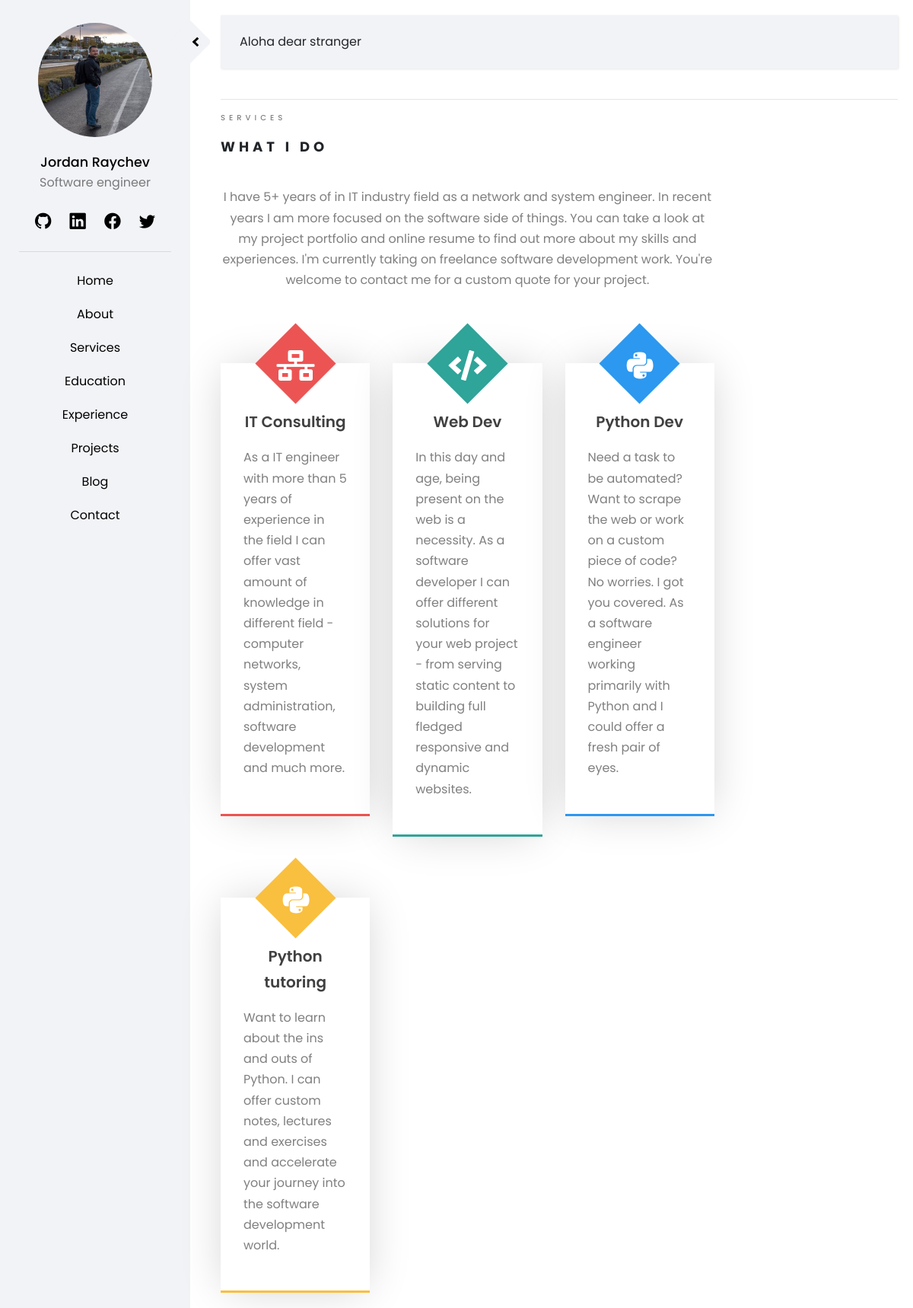
Page /pages/services/ on the committed database.
### staticpages/models.py (models this page shows, shortened)
class Menu(models.Model):
    menu_name = models.CharField(max_length=50)
    @property
    def menu_slug(self):
        return self.menu_name.lower()

class Service(models.Model):
    service_name = models.CharField(max_length=50)
    service_description = models.TextField(max_length=300)
    service_icon = models.CharField(
        max_length=20,
        choices=ICONS,
        default='Python',
    )
    service_color = models.CharField(
        max_length=20,
        choices=COLORS,
        default='Red',
    )

### staticpages/views.py (the view)
# urls.py: path('services/', ServicesView.as_view(), name='services'),
class ServicesView(TemplateView):
    template_name = 'staticpages/services.html'
    def get_context_data(self, **kwargs):
        context =  super(ServicesView,self).get_context_data(**kwargs)
        services = Service.objects.all()
        context['services'] = services
        return context

### home/templatetags/menu.py (called while the page is built)
@register.inclusion_tag('home/menu.html')
def get_menu():
    menu = Menu.objects.all()
    return {'menu' : menu}

### templates/staticpages/services.html (shortened to what this page needs)
{% extends 'home/base.html' %}
{% load crispy_forms_tags %}
{% load static %}
{% block content %}
<div class = "row">
    <div class = "col-sm-12">
        <span class="heading-meta">Services</span>
        <h2 class="heading">What I Do</h2>
    </div>
</div>
<div class = "container-fluid">
    <div class="row service-row">
        <div class = "col-xl-9">
            <p class="text-center">
                I have 5+ years of in IT industry field as a network and system engineer. In recent years I am more focused
                on the software side of things. You can take a look at my project portfolio and online resume to find out more about my skills and experiences.
                I'm currently taking on freelance software development work.
                You're welcome to contact me for a custom quote for your project.
            </p>
            <div class = row>
                {% for service in services %}
                <div class = "col-xl-4">
                    <div class = "service-box" style = "border-bottom: 3px solid {{ service.service_color }};">
                        <div class = "service-icon" style="background-color: {{ service.service_color }};">
                            <i class=" {{ service.service_icon}} "></i>
                        </div>
                        <div class = "service-headline">
                            <p> {{ service.service_name }}</p>
                        </div>
                        <div class = "service-desc">
                            <p>{{ service.service_description }}</p>
                        </div>
                    </div>
                </div>
                {% endfor %}
            </div>
        </div>
    </div>
</div>
{% endblock %}

### templates/home/menu.html
{% for item in menu %}
    <li><a class = "{% if request.path %} active {% endif %}" href="{% url item.menu_slug %}"> {{ item.menu_name}} </a></li>
{% endfor %}

### static/css/style.css (style rules this page uses)
:root { --main-color: rgb(242, 243, 247); --main-color-darker: rgb(230, 230, 230); --red-color: #ec5453; --green-color: #2fa499; --blue-color: #2c98f0; --darker-blue-color: #4054b2; --white-color: #ffffff; --yellow-color: #f9bf3f; --purple-color: #a84cb8; --border-color: rgba(0, 0, 0, 0.1); --black-color: rgba(0,0,0); --p-color: rgba(0, 0, 0, 0.5); --box-shadow: rgba(0, 0, 0, 0.2); --black-075: rgba(0, 0, 0, 0.75); }
body { font-family: 'Poppins', sans-serif; background: var(--white-color); }
p { font-family: 'Poppins', sans-serif; font-size: 1em; font-weight: 400; line-height: 1.7em; color: var(--p-color); }
a, a:hover, a:focus { color: inherit; text-decoration: none; transition: all 0.3s; }
#sidebar ul li a, .main-navbar li a { position: relative; display: inline-block; padding: 10px; }
#sidebar ul li a:after, .main-navbar li a:after { content: ''; position: absolute; width: 100%; transform: scaleX(0); height: 2px; bottom: 0; left: 0; background-color: var(--blue-color); transform-origin: bottom center; transition: transform 0.25s ease-out; }
.heading-meta { margin-bottom: 15px; display: block; font-size: 10px; text-transform: uppercase; color: var(--p-color); font-weight: 500; letter-spacing: 5px; }
.heading { font-size: 18px; margin-bottom: 2em; font-weight: 700; text-transform: uppercase; letter-spacing: 5px; line-height: 1.8; position: relative; }
.service-row { margin-left: -30px; }
.service-box { position: relative; background-color: var(--white-color); box-shadow: 0px 0px 56px -8px var(--box-shadow); margin-top: 5em; padding: 30px; border-color: inherit; }
.service-headline { text-align: center; font-size: 1.25em; padding-top: 10px; }
.service-headline p { color: var(--black-075); font-weight: 600; margin-top: 20px; }
.service-icon { padding: 5px; font-size: 2.5em; text-align: center; position: absolute; color: var(--white-color); width: 75px; height: 75px; line-height: 75px; top: -37px; left: 0; right: 0; margin: auto auto; transform: rotate(45deg); }
.service-icon i { transform: rotate(-45deg); padding-left: 5px; }
.blog-box, .work-box, .service-box, .timeline-box, .quote-box { opacity: 0; }

### rows in the picture
Menu: menu_name "Home"
Menu: menu_name "About"
Menu: menu_name "Services"
Menu: menu_name "Education"
Menu: menu_name "Experience"
Menu: menu_name "Projects"
Menu: menu_name "Blog"
Menu: menu_name "Contact"
Service: service_name "IT Consulting", service_description "As a IT engineer with more than 5 years of experience in the field I can offer vast amount of knowledge in different field - computer networks, system administration, software development and much more."
Service: service_name "Web Dev", service_description "In this day and age, being present on the web is a necessity. As a software developer I can offer different solutions for your web project - from serving static content to building full fledged responsive and dynamic websites."
Service: service_name "Python Dev", service_description "Need a task to be automated? Want to scrape the web or work on a custom piece of code? No worries. I got you covered. As a software engineer working primarily with Python and I could offer a fresh pair of eyes."
Service: service_name "Python tutoring", service_description "Want to learn about the ins and outs of Python. I can offer custom notes, lectures and exercises and accelerate your journey into the software development world."
